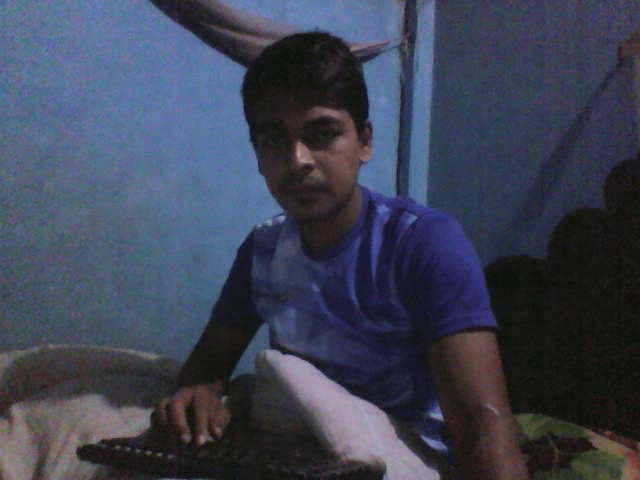
#> input picture frame 9 of DemoVideo.avi, 640 x 480 px, given in place of the camera
$ jupyter execute --allow-errors 'Recognize Face From Live Videos.ipynb'   (shell and % lines are left out)
#> lines starting #> are read from the running program, lines starting #| are printed output that depends on the picture; after the words box and inside, x2 and y2 are one past the last pixel; in counts of white or black regions, pixels touching at a corner belong together; pictures that were not available may be replaced by others from this repository, and a replacement may not be noted
[cell 1]
			#import library
import numpy as np
import os
import math
from matplotlib import pyplot as plt
import cv2

[cell 2]
			#Taking picture

webcam =cv2.VideoCapture(0)
ret, frame=webcam.read()
#> frame is the input picture: shape (480, 640, 3); mean B, G, R 84.5, 66.6, 60.9
print (ret)
#| True
webcam.release()  #close the webcam

[cell 3]
	#opening in window
cv2.startWindowThread()
cv2.namedWindow("Picture Window",cv2.WINDOW_NORMAL)
cv2.imshow("Picture Window",frame)
cv2.waitKey()
cv2.destroyAllWindows()

[cell 4]
#open in window and print in browser

cv2.namedWindow("Picture Window",cv2.WINDOW_AUTOSIZE)
cv2.imshow("Picture Window",frame)
cv2.waitKey()
cv2.destroyAllWindows()
plt.imshow(frame)
plt.show()

[cell 5]
# BGR --->>>> RGB
#opencv takes picture in BGR.For better quality we have to convert it to RGB

frame_RGB = cv2.cvtColor(frame,cv2.COLOR_BGR2RGB)
plt.imshow(frame_RGB)
plt.axis("off")
plt.show()

[cell 6]
#Write or save picture on pc

#Write in GBR OR RGB
cv2.imwrite('C:/Users/Razib Hossain/Desktop/CSE 299 (git)/Face-Recognition-From-Live-Videos-CSE-299-/Razib_picture_GBR.jpg',frame)  #on pc the path show '\' in this but we have to change it to '/'
cv2.imwrite('C:/Users/Razib Hossain/Desktop/CSE 299 (git)/Face-Recognition-From-Live-Videos-CSE-299-/Razib_picture_RGB.jpg',frame_RGB)
os.system("nautilus images")

[cell 7]
#Read Picture from pc
#Read In GBR or RGB
read_mode=1 	#or 0 or 2
picture_GBR=cv2.imread('C:/Users/Razib Hossain/Desktop/CSE 299 (git)/Face-Recognition-From-Live-Videos-CSE-299-/demo.jpg',read_mode)
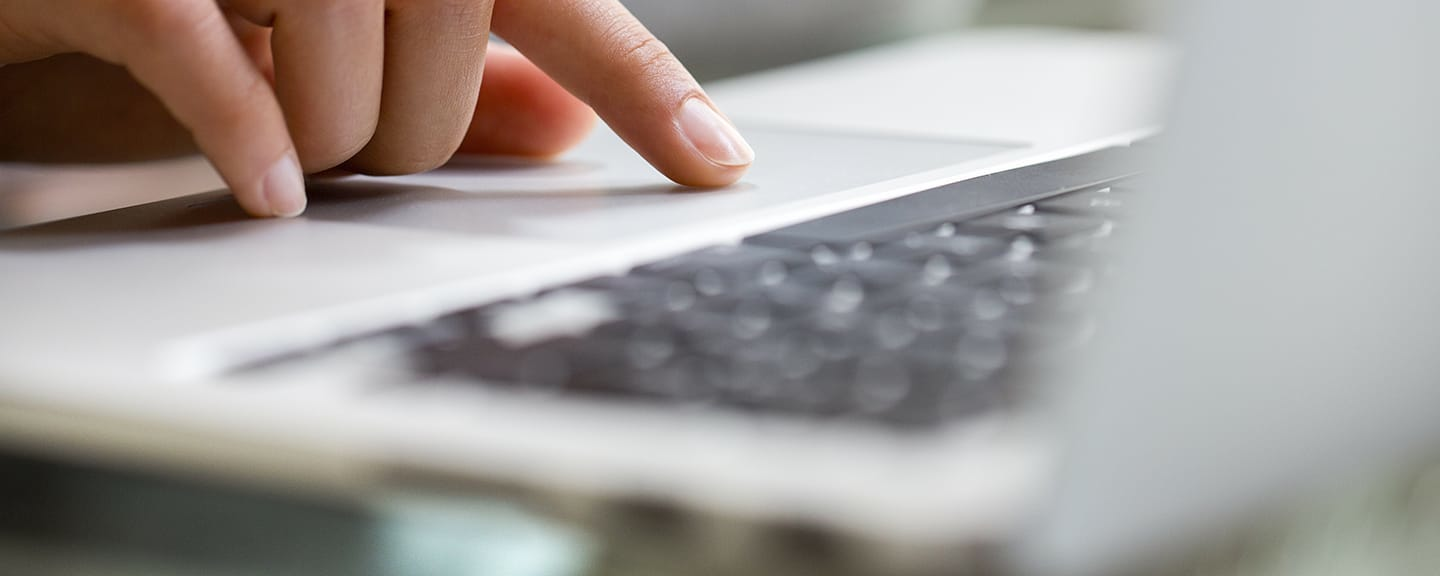
#> input picture demo.jpg, 1440 x 576 px, found by its file name
#> picture_GBR is the input picture: shape (576, 1440, 3); mean B, G, R 153.1, 156.3, 162
razib=cv2.imread('C:/Users/Razib Hossain/Desktop/CSE 299 (git)/Face-Recognition-From-Live-Videos-CSE-299-/Razib.jpg',read_mode)
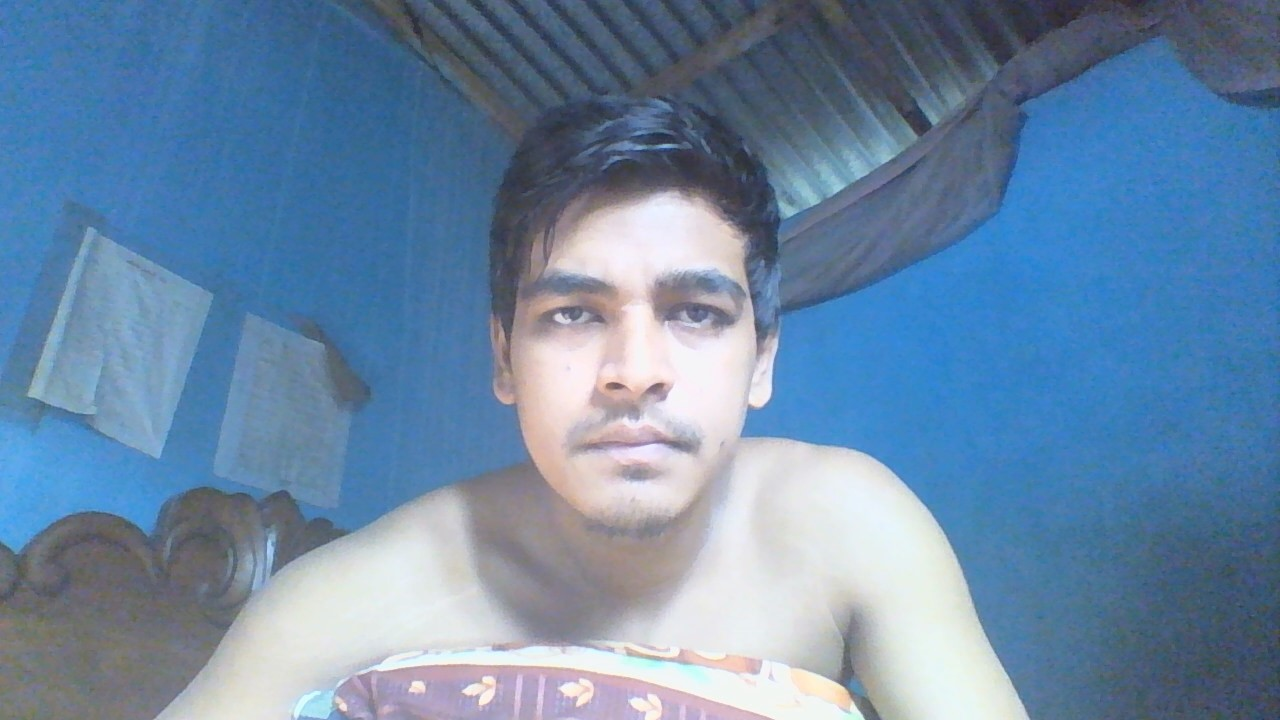
#> input picture Razib.jpg, 1280 x 720 px, found by its file name
#> razib is the input picture: shape (720, 1280, 3); mean B, G, R 166.4, 136.2, 107.4
picture_RGB=cv2.imread('C:/Users/Razib Hossain/Desktop/CSE 299 (git)/Face-Recognition-From-Live-Videos-CSE-299-/demo.jpg',read_mode)

#> (a cell that did not finish here is left out)

[cell 9]
cap = cv2.VideoCapture(0)

while(True):
    # Capture frame-by-frame
    ret, frame = cap.read()

    # Our operations on the frame come here
    gray = cv2.cvtColor(frame, cv2.COLOR_BGR2GRAY)
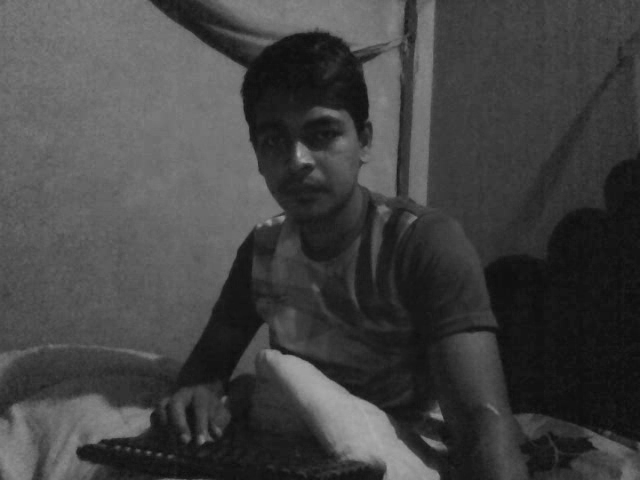
#> gray: shape (480, 640); min 11, max 172, mean 66.9

    # Display the resulting frame
    cv2.imshow('frame',gray)
    if cv2.waitKey(1) & 0xFF == ord('q'):
#> (key q is pressed here)
        break

# When everything done, release the capture
cap.release()
cv2.destroyAllWindows()

[cell 10]
#Write Video

cap = cv2.VideoCapture(0)

# Define the codec and create VideoWriter object
fourcc = cv2.VideoWriter_fourcc(*'XVID')
out = cv2.VideoWriter('DemoVideo.avi',fourcc, 20.0, (640,480))

while(cap.isOpened()):
    ret, frame = cap.read()
    if ret==True:
        frame = cv2.flip(frame,1)
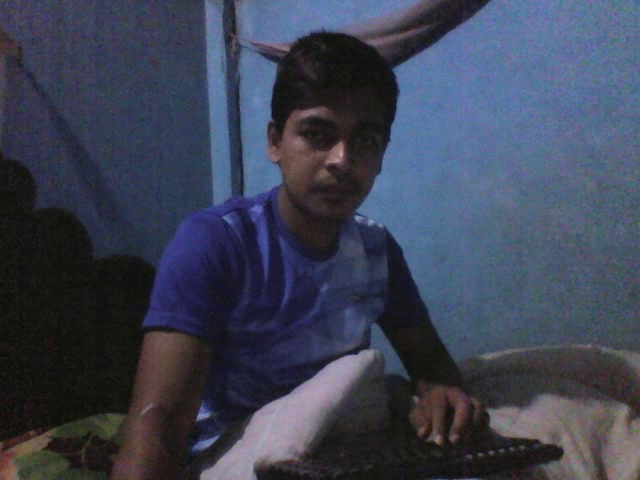
#> frame: shape (480, 640, 3); mean B, G, R 84.5, 66.6, 60.9

        # write the flipped frame
        out.write(frame)

        cv2.imshow('frame',frame)
        if cv2.waitKey(1) & 0xFF == ord('q'):
#> (key q is pressed here)
            break
    else:
        break

# Release everything if job is finished
cap.release()
out.release()
cv2.destroyAllWindows()

[cell 11]
#Read Video

cap = cv2.VideoCapture('Demoavi.avi')

while(cap.isOpened()):
    ret, frame = cap.read()

    gray = cv2.cvtColor(frame, cv2.COLOR_BGR2GRAY)

    cv2.imshow('frame',gray)
    if cv2.waitKey(1) & 0xFF == ord('q'):
#> (key q is pressed here)
        break

cap.release()
cv2.destroyAllWindows()

[cell 12]
#Draw a recangle on live video

cap = cv2.VideoCapture(0)

# Define the codec and create VideoWriter object
fourcc = cv2.VideoWriter_fourcc(*'XVID')
out = cv2.VideoWriter('DemoVideo.avi',fourcc, 20.0, (640,480))
messae="razib"
while(cap.isOpened()):
    ret, frame = cap.read()

    if ret==True:
        frame = cv2.flip(frame,1)

        # write the flipped frame
        out.write(frame)

        cv2.imshow('frame',frame)
        if cv2.waitKey(1) & 0xFF == ord('q'):
#> (key q is pressed here)
#> `cv2.rectangle(frame, (100, 100), (530, 400), (150, 150, 0), 3)`:
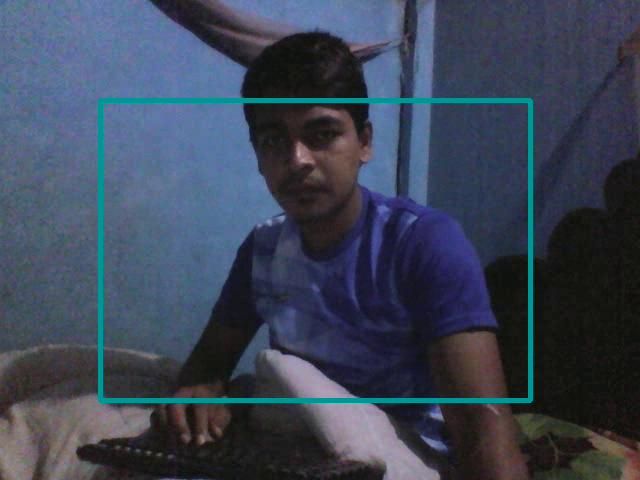
#> frame: shape (480, 640, 3); 2.37% of pixels changed, all inside (x1, y1, x2, y2) = (98, 98, 533, 403)
#> (key q is pressed here)
#> (key q is pressed here)
            break
    else:
        break

# Release everything if job is finished
cap.release()
out.release()
cv2.destroyAllWindows()

[cell 13]
#Draw Rectangle on video

cap = cv2.VideoCapture(0)
message=""
#> (the rest of this cell did not finish here and is left out)

[cell 14]
webcam = cv2.VideoCapture(0)
cv2.namedWindow("pyData Tutorial",cv2.WINDOW_AUTOSIZE)
message = ""

#> (the rest of this cell did not finish here and is left out)

[cell 15]
# Create a black image
import numpy as np
import cv2
img = np.zeros((512,512,3), np.uint8)

     # Draw a diagonal blue line with thickness of 5 px
cv2.line(img,(0,0),(511,511),(255,0,0),5)

[cell 16]
detector=cv2.CascadeClassifier("haarcascade_frontalface_default.xml")
scale_factor=1.2
min_neighbors=5
min_size=(30, 30)
biggest_only=True
flags=cv2.CASCADE_FIND_BIGGEST_OBJECT |  \
          cv2.CASCADE_DO_ROUGH_SEARCH if biggest_only else \
          cv2.CASCADE_SCALE_IMAGE
faces_coord=detector.detectMultiScale(razib,
                                      scaleFactor=scale_factor,
                                      minNeighbors=min_neighbors,
                                      minSize=min_size,
                                      flags=flags)
#> faces_coord = [[480, 192, 313, 313]]

print("Type: "+ str(type(faces_coord)))
#| Type: <class 'numpy.ndarray'>
print (faces_coord)
#| [[480 192 313 313]]
print("Length: " + str(len(faces_coord)))
#| Length: 1

[cell 17]
for (x,y,w,h) in faces_coord:
    cv2.rectangle(razib,(x,y),(x+w,y+h),(150,150,0),8)
#> this loop made 1 pass
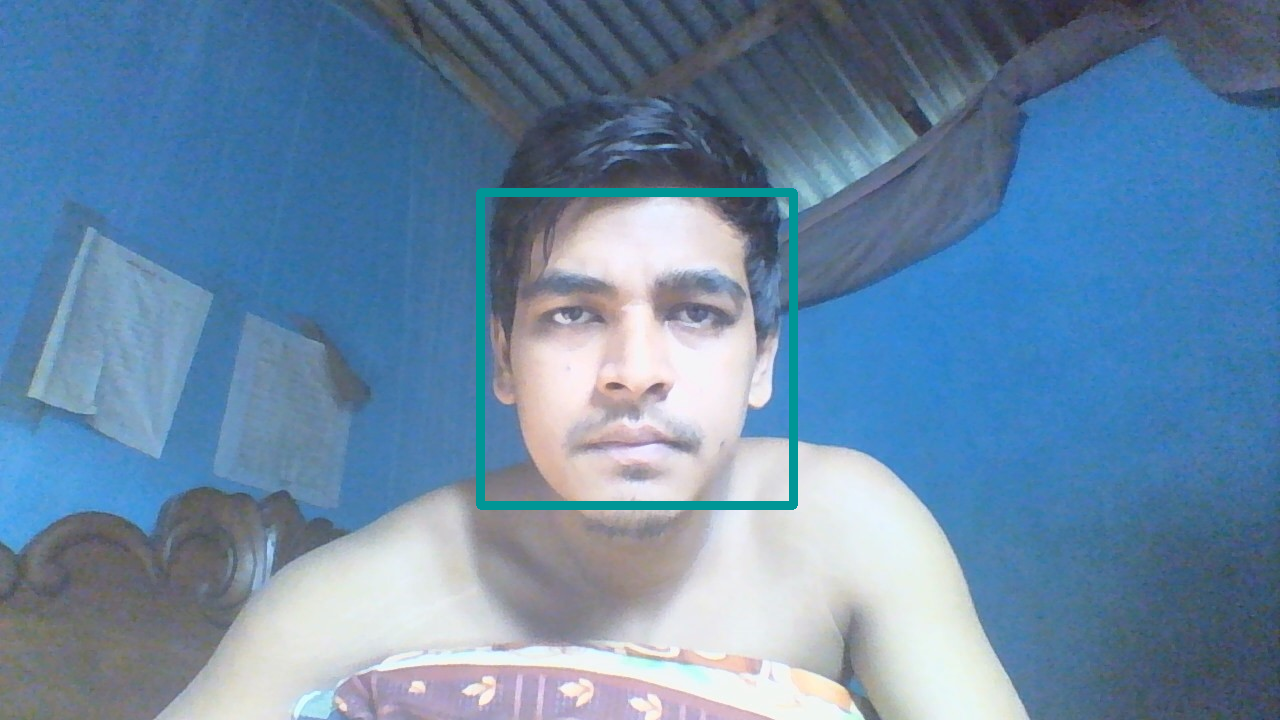
#> razib: shape (720, 1280, 3); 1.22% of pixels changed, all inside (x1, y1, x2, y2) = (476, 188, 798, 510)

$ run again, starting later in the video
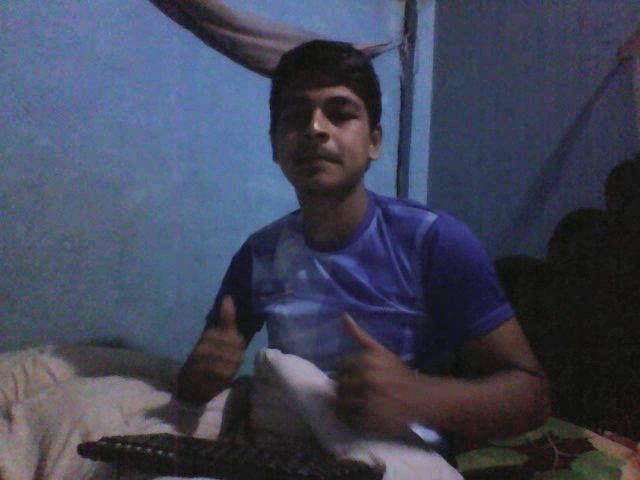
#> input picture frame 42 of DemoVideo.avi, 640 x 480 px, given in place of the camera
#> frame is the input picture: shape (480, 640, 3); mean B, G, R 87.1, 68.8, 63.8
#| True
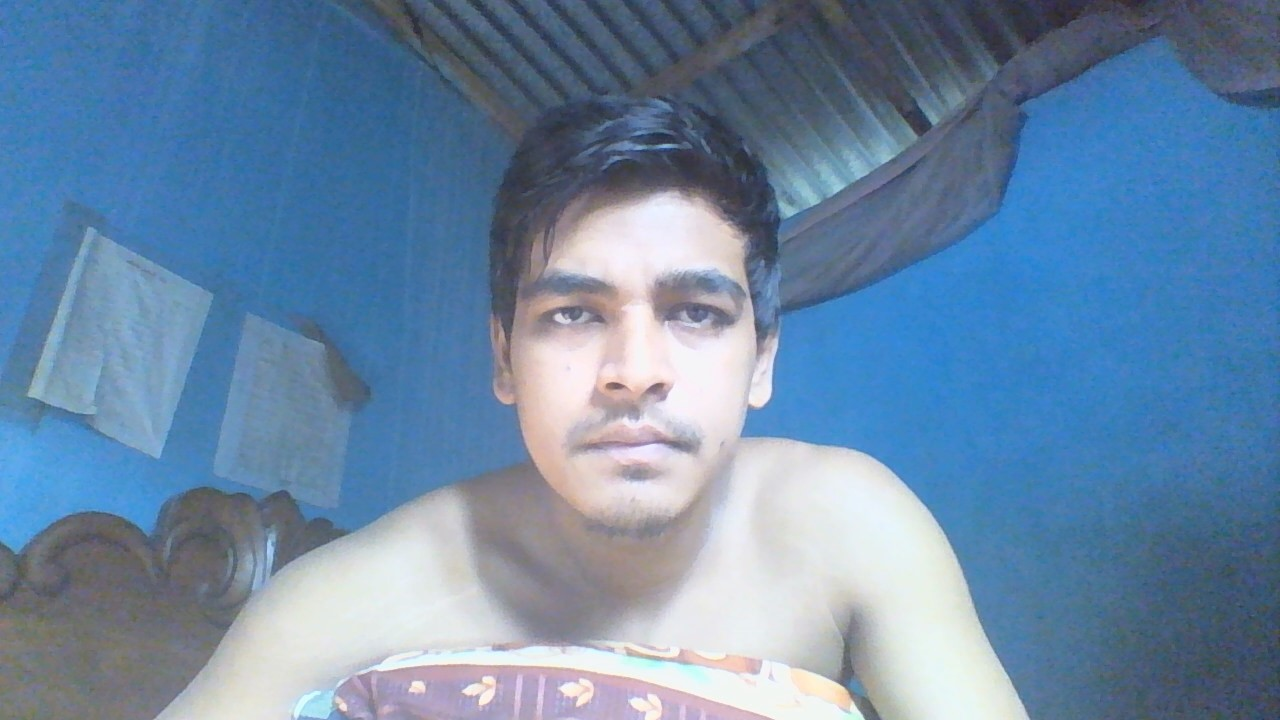
#> input picture Razib.jpg, 1280 x 720 px, found by its file name
#> razib is the input picture: shape (720, 1280, 3); mean B, G, R 166.4, 136.2, 107.4
#> `cv2.rectangle(frame, (100, 100), (530, 400), (150, 150, 0), 3)`:
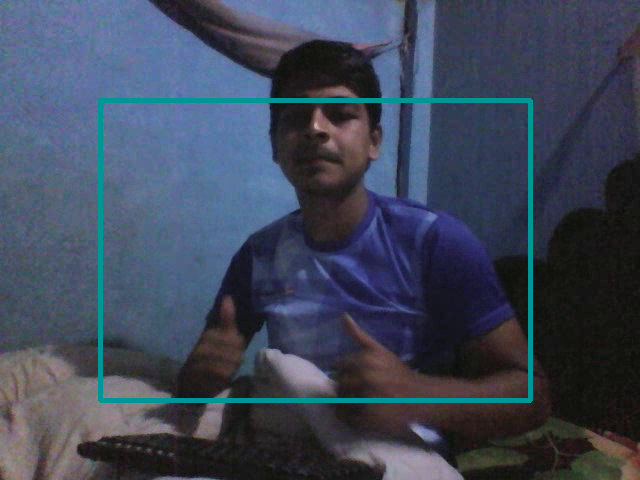
#> frame: shape (480, 640, 3); 2.37% of pixels changed, all inside (x1, y1, x2, y2) = (98, 98, 533, 403)
#> faces_coord = [[480, 192, 313, 313]]
#| Type: <class 'numpy.ndarray'>
#| [[480 192 313 313]]
#| Length: 1
#> the loop `for (x,y,w,h) in faces_coord:` made 1 pass

$ run again, starting later in the video
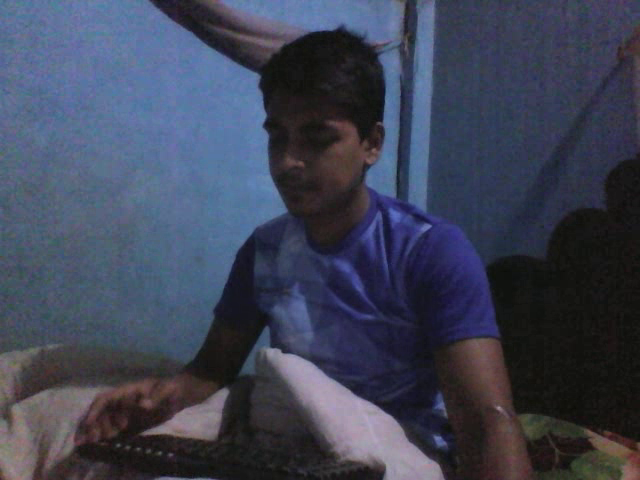
#> input picture frame 75 of DemoVideo.avi, 640 x 480 px, given in place of the camera
#> frame is the input picture: shape (480, 640, 3); mean B, G, R 85.9, 67.3, 61.9
#| True
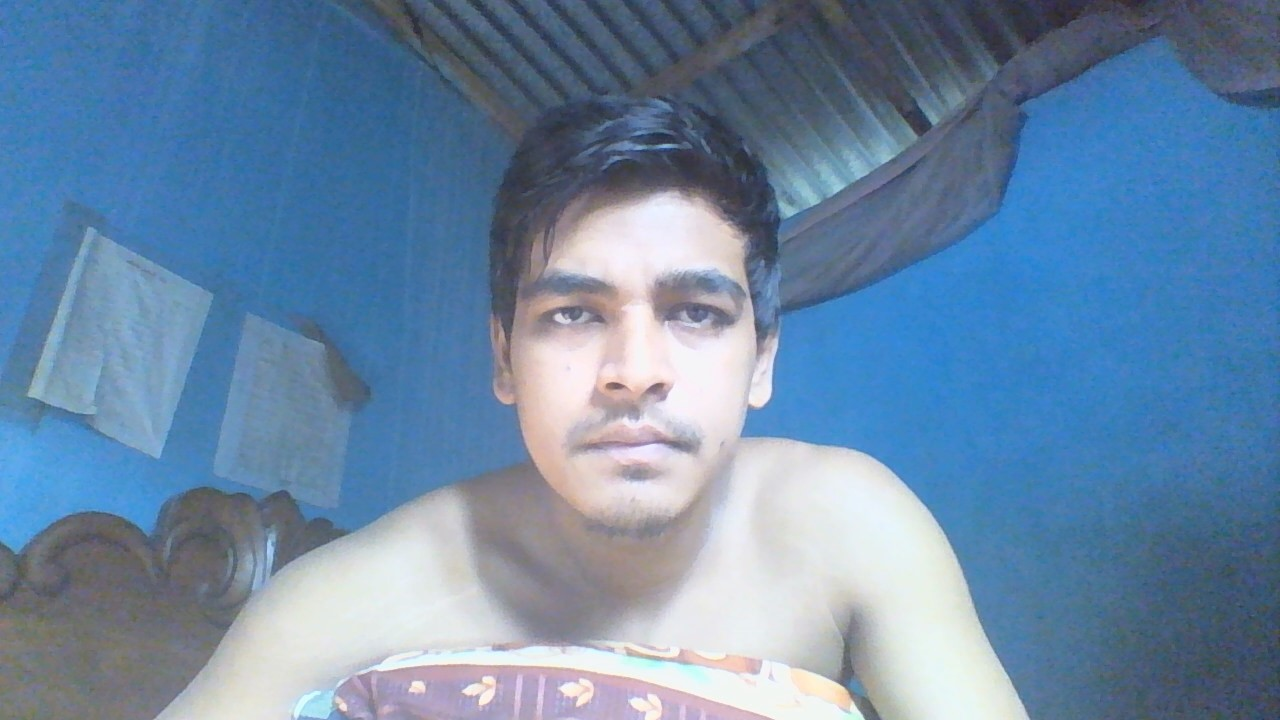
#> input picture Razib.jpg, 1280 x 720 px, found by its file name
#> razib is the input picture: shape (720, 1280, 3); mean B, G, R 166.4, 136.2, 107.4
#> `cv2.rectangle(frame, (100, 100), (530, 400), (150, 150, 0), 3)`:
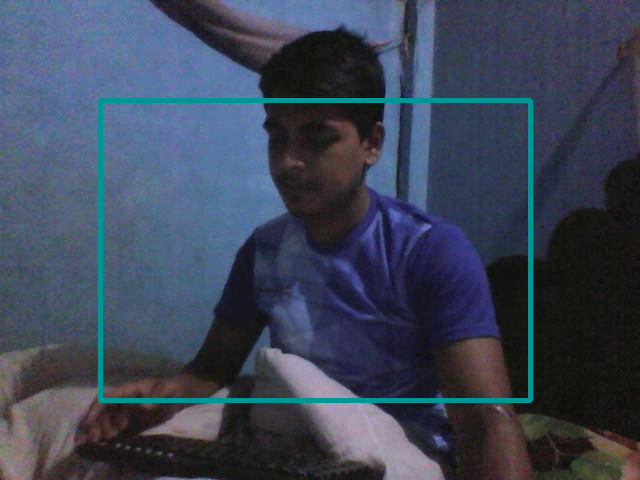
#> frame: shape (480, 640, 3); 2.37% of pixels changed, all inside (x1, y1, x2, y2) = (98, 98, 533, 403)
#> faces_coord = [[480, 192, 313, 313]]
#| Type: <class 'numpy.ndarray'>
#| [[480 192 313 313]]
#| Length: 1
#> the loop `for (x,y,w,h) in faces_coord:` made 1 pass
